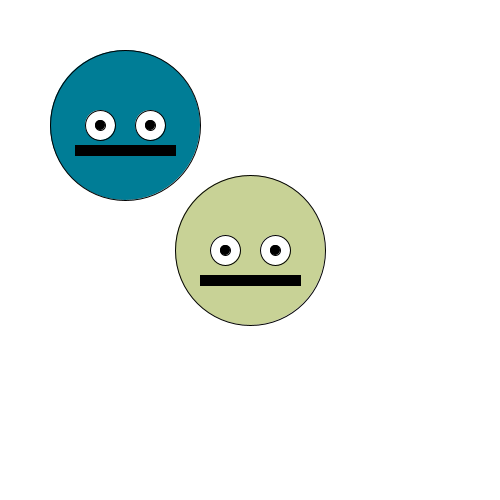
Frame 1 (no input)
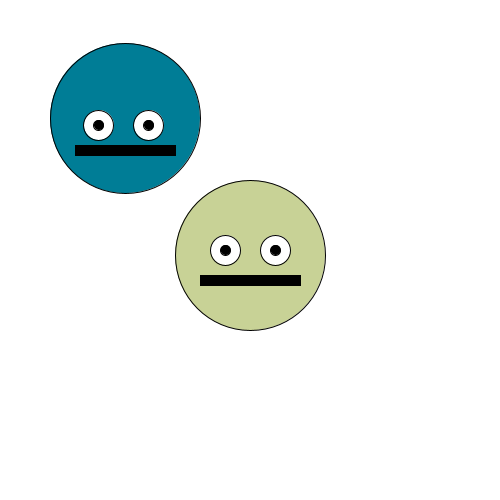
Frame 60 (the mouse pressed at the canvas centre just before this capture)
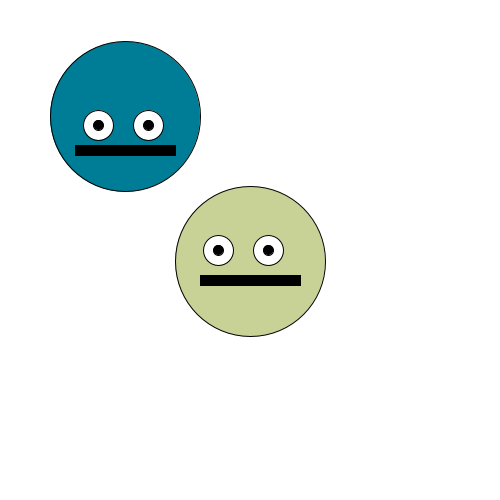
Frame 120 (the mouse held since frame 60 and released just before this capture)

The Processing sketch that drew these frames (run headless with seeded random() and noise(); from frame 60 on, the mouse is pressed at the canvas centre):

// Processing sketch: class_1
// ── class_1.pde
Cara carita;
Cara carita2;
Boca boquita;
Boca boquita2;
Ojo ojito;
Ojo ojito2;

void setup() {
  size(500, 500);
  smooth();
  carita = new Cara(width/2, height/2, color(200,210,150));
  boquita = new Boca(width/2, 280, 100,10);
  ojito = new Ojo(225, height/2, color(255));
  carita2 = new Cara(width/4, height/4, color(0,125,150));
  boquita2 = new Boca(width/4, 150, 100, 10);
  ojito2 = new Ojo(100, height/4, color(255));
 }

void draw() {
  background(255);
  carita.display();
  carita.displai();
  boquita.display();
  ojito.display();
  ojito.displei();
  carita2.display();
  carita2.displai();
  boquita2.display();
  ojito2.display();
  ojito2.displei();
  
}
// ── boca.pde
class Boca {

  float x, y, sX, sY;

  Boca(float posX, float posY, float sX, float sY) {

    this.x = posX;
    this.y = posY;
    this.sX = sX;
    this.sY = sY;
    
  }

  void display() {
    fill(0);
    rectMode(CENTER);
    rect(x, y, sX, sY);
 
  }
  
}
// ── cara.pde
class Cara{
  
  float x;
  float y;
  color b;
  
  Cara( float posX, float posY, color col){
  this.x = posX;
  this.y = posY;
  this.b = col;
}


void display(){
  fill(b);
  ellipse(x, y, 150, 150);
  
  
}
void displai(){
   y = random(y-1, y+1); 
  }
}
// ── ojo.pde
class Ojo{
  
  float x;
  float y;
  color b;
  
  Ojo( float posX, float posY, color col){
  this.x = posX;
  this.y = posY;
  this.b = col;
}


void display(){
  fill(b);
  ellipse(x, y, 30, 30);
  ellipse(x + 50, y, 30, 30);
  fill(0);
  ellipse(x, y, 10, 10);
  ellipse(x + 50, y, 10, 10);
  
  
}
void displei(){
   x = random(x-1, x+1); 
  }
}
